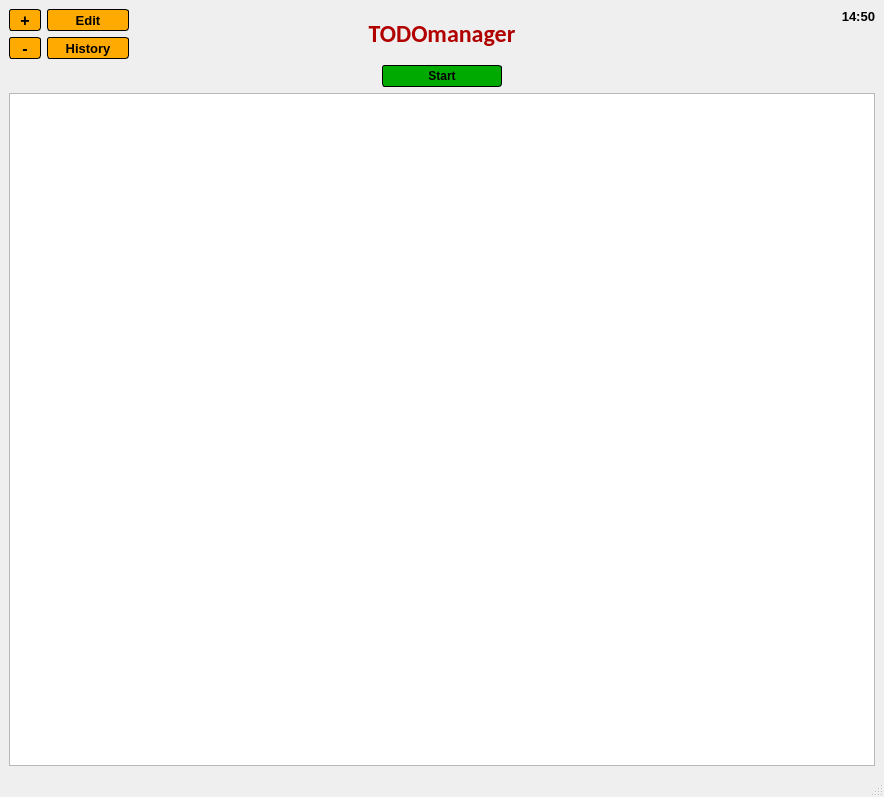
<?xml version="1.0" encoding="UTF-8"?>
<ui version="4.0">
 <class>MainWindow</class>
 <widget class="QMainWindow" name="MainWindow">
  <property name="geometry">
   <rect>
    <x>0</x>
    <y>0</y>
    <width>884</width>
    <height>797</height>
   </rect>
  </property>
  <property name="windowTitle">
   <string>TODO Manager</string>
  </property>
  <property name="locale">
   <locale language="English" country="UnitedStates"/>
  </property>
  <widget class="QWidget" name="centralwidget">
   <layout class="QVBoxLayout" name="verticalLayout_2">
    <item>
     <layout class="QHBoxLayout" name="horizontalLayout">
      <item>
       <layout class="QGridLayout" name="gridLayout_2">
        <item row="1" column="1">
         <widget class="QPushButton" name="pbHistory">
          <property name="sizePolicy">
           <sizepolicy hsizetype="Fixed" vsizetype="Fixed">
            <horstretch>0</horstretch>
            <verstretch>0</verstretch>
           </sizepolicy>
          </property>
          <property name="font">
           <font>
            <pointsize>10</pointsize>
            <weight>75</weight>
            <bold>true</bold>
           </font>
          </property>
          <property name="styleSheet">
           <string notr="true">QPushButton {
border:1px solid #000;
background-color: rgb(255, 170, 0);
border-radius:3;
height:20px;
font-weight:bold;
width:80px;
}
QPushButton:pressed {
background-color: rgb(240, 150, 0);
}</string>
          </property>
          <property name="text">
           <string>History</string>
          </property>
          <property name="autoDefault">
           <bool>false</bool>
          </property>
          <property name="default">
           <bool>false</bool>
          </property>
          <property name="flat">
           <bool>false</bool>
          </property>
         </widget>
        </item>
        <item row="0" column="0">
         <widget class="QPushButton" name="pbAdd">
          <property name="font">
           <font>
            <pointsize>12</pointsize>
            <weight>75</weight>
            <bold>true</bold>
           </font>
          </property>
          <property name="styleSheet">
           <string notr="true">QPushButton {
border:1px solid #000;
background-color: rgb(255, 170, 0);
border-radius:3;
height:20px;
font-weight:bold;
width:30px;
}
QPushButton:pressed {
background-color: rgb(240, 150, 0);
}</string>
          </property>
          <property name="text">
           <string>+</string>
          </property>
         </widget>
        </item>
        <item row="1" column="0">
         <widget class="QPushButton" name="pbRemove">
          <property name="sizePolicy">
           <sizepolicy hsizetype="Fixed" vsizetype="Fixed">
            <horstretch>0</horstretch>
            <verstretch>0</verstretch>
           </sizepolicy>
          </property>
          <property name="font">
           <font>
            <pointsize>12</pointsize>
            <weight>75</weight>
            <bold>true</bold>
           </font>
          </property>
          <property name="styleSheet">
           <string notr="true">QPushButton {
border:1px solid #000;
background-color: rgb(255, 170, 0);
border-radius:3;
height:20px;
font-weight:bold;
width:30px;
}
QPushButton:pressed {
background-color: rgb(240, 150, 0);
}</string>
          </property>
          <property name="text">
           <string>-</string>
          </property>
         </widget>
        </item>
        <item row="0" column="1">
         <widget class="QPushButton" name="pbEdit">
          <property name="sizePolicy">
           <sizepolicy hsizetype="Fixed" vsizetype="Fixed">
            <horstretch>0</horstretch>
            <verstretch>0</verstretch>
           </sizepolicy>
          </property>
          <property name="font">
           <font>
            <pointsize>10</pointsize>
            <weight>75</weight>
            <bold>true</bold>
           </font>
          </property>
          <property name="autoFillBackground">
           <bool>false</bool>
          </property>
          <property name="styleSheet">
           <string notr="true">QPushButton {
border:1px solid #000;
background-color: rgb(255, 170, 0);
border-radius:3;
height:20px;
font-weight:bold;
width:80px;
}
QPushButton:pressed {
background-color: rgb(240, 150, 0);
}</string>
          </property>
          <property name="text">
           <string>Edit</string>
          </property>
          <property name="flat">
           <bool>true</bool>
          </property>
         </widget>
        </item>
       </layout>
      </item>
      <item>
       <spacer name="horizontalSpacer">
        <property name="orientation">
         <enum>Qt::Horizontal</enum>
        </property>
        <property name="sizeType">
         <enum>QSizePolicy::Expanding</enum>
        </property>
        <property name="sizeHint" stdset="0">
         <size>
          <width>40</width>
          <height>20</height>
         </size>
        </property>
       </spacer>
      </item>
      <item>
       <widget class="QLabel" name="lbTitle">
        <property name="minimumSize">
         <size>
          <width>250</width>
          <height>0</height>
         </size>
        </property>
        <property name="font">
         <font>
          <family>Calibri</family>
          <pointsize>18</pointsize>
          <weight>75</weight>
          <bold>true</bold>
         </font>
        </property>
        <property name="styleSheet">
         <string notr="true">color: rgb(177, 0, 0);</string>
        </property>
        <property name="text">
         <string>TODOmanager</string>
        </property>
        <property name="alignment">
         <set>Qt::AlignCenter</set>
        </property>
       </widget>
      </item>
      <item>
       <spacer name="horizontalSpacer_2">
        <property name="orientation">
         <enum>Qt::Horizontal</enum>
        </property>
        <property name="sizeType">
         <enum>QSizePolicy::Expanding</enum>
        </property>
        <property name="sizeHint" stdset="0">
         <size>
          <width>40</width>
          <height>20</height>
         </size>
        </property>
       </spacer>
      </item>
      <item>
       <widget class="QLabel" name="lbTime">
        <property name="minimumSize">
         <size>
          <width>120</width>
          <height>0</height>
         </size>
        </property>
        <property name="font">
         <font>
          <pointsize>10</pointsize>
          <weight>75</weight>
          <bold>true</bold>
         </font>
        </property>
        <property name="layoutDirection">
         <enum>Qt::LeftToRight</enum>
        </property>
        <property name="locale">
         <locale language="Russian" country="Russia"/>
        </property>
        <property name="text">
         <string>14:50</string>
        </property>
        <property name="textFormat">
         <enum>Qt::PlainText</enum>
        </property>
        <property name="scaledContents">
         <bool>false</bool>
        </property>
        <property name="alignment">
         <set>Qt::AlignRight|Qt::AlignTop|Qt::AlignTrailing</set>
        </property>
        <property name="wordWrap">
         <bool>false</bool>
        </property>
       </widget>
      </item>
     </layout>
    </item>
    <item>
     <layout class="QVBoxLayout" name="verticalLayout">
      <item>
       <layout class="QHBoxLayout" name="horizontalLayout_2">
        <item>
         <widget class="QPushButton" name="pbStartStop">
          <property name="maximumSize">
           <size>
            <width>120</width>
            <height>16777215</height>
           </size>
          </property>
          <property name="styleSheet">
           <string notr="true">QPushButton {
border:1px solid #000;
background-color: rgb(0, 170, 0);
border-radius:3;
height:20px;
font-weight:bold;
width:80px;
}
QPushButton:pressed {
background-color: rgb(0, 130, 0);
}</string>
          </property>
          <property name="text">
           <string>Start</string>
          </property>
         </widget>
        </item>
       </layout>
      </item>
      <item>
       <widget class="QTableWidget" name="twTaskTable">
        <property name="selectionBehavior">
         <enum>QAbstractItemView::SelectRows</enum>
        </property>
       </widget>
      </item>
     </layout>
    </item>
   </layout>
  </widget>
  <widget class="QMenuBar" name="menubar">
   <property name="geometry">
    <rect>
     <x>0</x>
     <y>0</y>
     <width>884</width>
     <height>20</height>
    </rect>
   </property>
  </widget>
  <widget class="QStatusBar" name="statusbar"/>
 </widget>
 <resources/>
 <connections/>
</ui>
